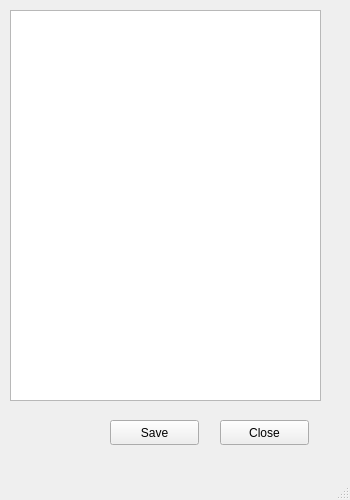
<?xml version="1.0" encoding="UTF-8"?>
<ui version="4.0">
 <class>PreviewWindow</class>
 <widget class="QMainWindow" name="PreviewWindow">
  <property name="geometry">
   <rect>
    <x>0</x>
    <y>0</y>
    <width>350</width>
    <height>500</height>
   </rect>
  </property>
  <property name="windowTitle">
   <string>MainWindow</string>
  </property>
  <widget class="QWidget" name="centralwidget">
   <widget class="QListWidget" name="preview_list">
    <property name="geometry">
     <rect>
      <x>10</x>
      <y>10</y>
      <width>311</width>
      <height>391</height>
     </rect>
    </property>
   </widget>
   <widget class="QPushButton" name="close_button">
    <property name="geometry">
     <rect>
      <x>220</x>
      <y>420</y>
      <width>89</width>
      <height>25</height>
     </rect>
    </property>
    <property name="text">
     <string>Close</string>
    </property>
   </widget>
   <widget class="QPushButton" name="save_button">
    <property name="geometry">
     <rect>
      <x>110</x>
      <y>420</y>
      <width>89</width>
      <height>25</height>
     </rect>
    </property>
    <property name="text">
     <string>Save</string>
    </property>
   </widget>
  </widget>
  <widget class="QMenuBar" name="menubar">
   <property name="geometry">
    <rect>
     <x>0</x>
     <y>0</y>
     <width>350</width>
     <height>22</height>
    </rect>
   </property>
  </widget>
  <widget class="QStatusBar" name="statusbar"/>
 </widget>
 <resources/>
 <connections/>
</ui>
